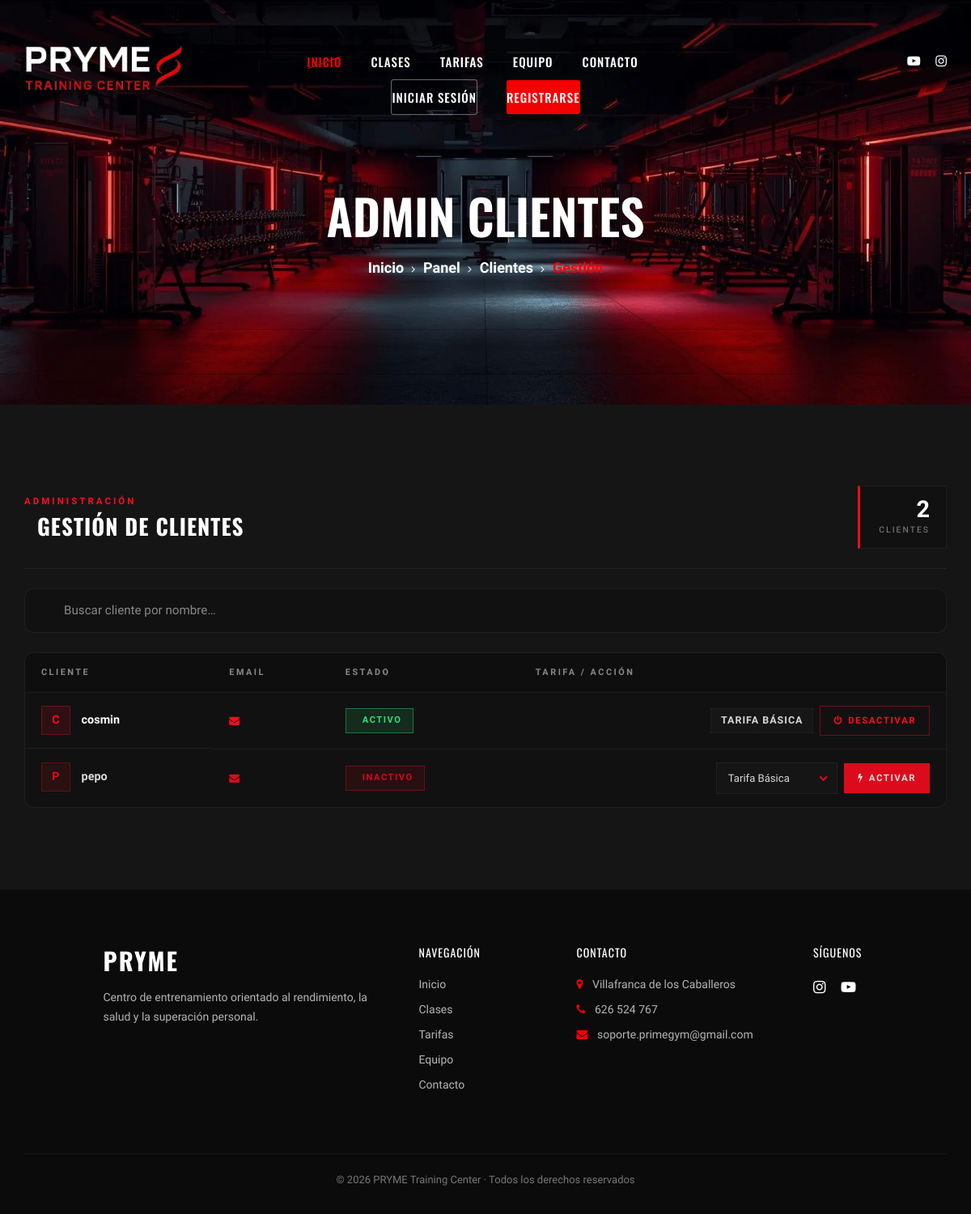
The app's page /entrenador/admin/clientes/ with its own data.
### gimnasio/models.py (models this page shows, shortened)
class Cliente(models.Model):
    user = models.OneToOneField(User, on_delete=models.CASCADE)
    telefono = models.CharField(max_length=20, blank=True)
    tarifa = models.ForeignKey(Tarifa, on_delete=models.SET_NULL, null=True, blank=True)
    fecha_registro = models.DateField(auto_now_add=True)
    @property
    def nombre(self):
        return self.user.username
    @property
    def email(self):
        return self.user.email

class Tarifa(models.Model):
    nombre = models.CharField(max_length=50)
    precio = models.DecimalField(max_digits=10, decimal_places=2)
    duracion_meses = models.IntegerField()
    descripcion = models.TextField(blank=True, null=True)

### entrenador/decorators.py (the view)
    def wrapper(request, *args, **kwargs):
        entrenador = Entrenador.objects.first()
        if not entrenador or entrenador.rol != "admin":
            return redirect('entrenador:panel')
        return view_func(request, *args, **kwargs)

### entrenador/views.py (called while the page is built)
@admin_required
def admin_clientes(request):
    clientes = Cliente.objects.all()
    tarifas = Tarifa.objects.all()
    query = request.GET.get("q")
    if query:
        clientes = clientes.filter(user__username__icontains=query)
    return render(request, "entrenador/admin_clientes.html", {"clientes": clientes, "tarifas": tarifas})

### entrenador/templates/entrenador/admin_clientes.html (shortened to what this page needs)
{% extends "entrenador/components/base.html" %}
{% load static %}
{% block title %}Admin Clientes{% endblock %}
{% block enlace_nav %}
    <a href="{% url 'entrenador:admin_clientes' %}">Clientes</a>
{% endblock %}
{% block subtitulo %}Gestión{% endblock %}
{% block css_entrenador %}
    <link rel="stylesheet" href="{% static 'css/entrenador/style_admin_clientes.css' %}">
{% endblock %}
{% block contenido %}
<div class="ac-header">
    <div>
        <span class="ac-kicker">Administración</span>
        <h2 class="ac-title">
            Gestión de clientes
        </h2>
    </div>
    <div class="ac-header-stats">
        <div class="ac-stat">
            <span class="ac-stat-num">{{ clientes|length }}</span>
            <span class="ac-stat-label">Clientes</span>
        </div>
    </div>
</div>
<div class="ac-search">
    <input type="text"
           id="searchInput"
           placeholder="Buscar cliente por nombre…"
           autocomplete="off">
</div>
<div class="ac-table-wrap">
    <table class="ac-table">
        <thead>
            <tr>
                <th>Cliente</th>
                <th>Email</th>
                <th>Estado</th>
                <th class="ac-th-actions">Tarifa / Acción</th>
            </tr>
        </thead>
        <tbody id="clientesTable">
            {% for cliente in clientes %}
                <tr class="ac-row {% if cliente.tarifa %}ac-row--activo{% else %}ac-row--inactivo{% endif %}">
                    <td class="nombre ac-cell-name">
                        <span class="ac-avatar">
                            {{ cliente.nombre|slice:":1"|upper }}
                        </span>
                        <strong>{{ cliente.nombre }}</strong>
                    </td>
                    <td class="ac-cell-email">
                        <i class="fa fa-envelope"></i>
                    </td>
                    <td>
                        {% if cliente.tarifa %}
                            <span class="ac-badge ac-badge--activo">
                                Activo
                            </span>
                        {% else %}
                            <span class="ac-badge ac-badge--inactivo">
                                Inactivo
                            </span>
                        {% endif %}
                    </td>
                    <td class="ac-cell-action">
                        {% if cliente.tarifa %}
                            <form method="POST"
                                  action="{% url 'entrenador:cambiar_tarifa_cliente' cliente.id %}"
                                  class="ac-form ac-form--inline">
                                <span class="ac-tarifa-actual">{{ cliente.tarifa.nombre }}</span>
                                <button type="submit" class="ac-btn ac-btn--danger">
                                    <i class="fa fa-power-off"></i>
                                    <span>Desactivar</span>
                                </button>
                            </form>
                        {% else %}
                            <form method="POST"
                                  action="{% url 'entrenador:cambiar_tarifa_cliente' cliente.id %}"
                                  class="ac-form ac-form--inline">
                                <div class="ac-select-wrap">
                                    <select name="tarifa" class="ac-select">
                                        {% for tarifa in tarifas %}
                                            <option value="{{ tarifa.id }}">{{ tarifa.nombre }}</option>
                                        {% endfor %}
                                    </select>
                                </div>
                                <button type="submit" class="ac-btn ac-btn--primary">
                                    <i class="fa fa-bolt"></i>
                                    <span>Activar</span>
                                </button>
                            </form>
                        {% endif %}
                    </td>
                </tr>
            {% endfor %}
        </tbody>
    </table>
</div>
{% endblock %}

### static/css/style.css (style rules this page uses)
html, body { height: 100%; font-family: "Muli", sans-serif; -webkit-font-smoothing: antialiased; }
h1, h2, h3, h4, h5, h6 { margin: 0; color: #111111; font-weight: 400; font-family: "Oswald", sans-serif; }
h2 { font-size: 36px; }
.breadcrumb-text .bt-option a { font-size: 18px; color: #ffffff; font-weight: 700; display: inline-block; position: relative; margin-right: 20px; }
.breadcrumb-text .bt-option a:after { position: absolute; right: -14px; top: 6px; font-family: "FontAwesome"; content: ""; font-size: 13px; font-weight: 400; }

### records on screen
Cliente: nombre "C", nombre "cosmin", shows "ACTIVO", tarifa.nombre "TARIFA BÁSICA"
Cliente: nombre "P", nombre "pepo", shows "INACTIVO"

### other values on screen
{{ clientes|length }} "2"
form field tarifa "Tarifa Básica"
